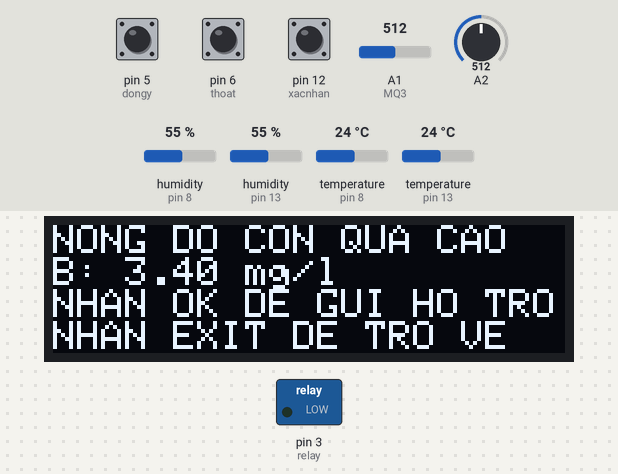
This sketch was run on a simulated Arduino Uno, built with avr-gcc and run on an emulated ATmega328P. Parts: 128×32 one-colour display, switched loads named in the sketch (green lamp = pin HIGH). The test bench sets the inputs (shaded band); at power-on: pin 5 (dongy) HIGH, A1 (MQ3) = 512, pin 6 (thoat) HIGH, pin 12 (xacnhan) HIGH, A2 = 512, humidity (sensors on pin 8, pin 13) 55 %, temperature (sensors on pin 8, pin 13) 24 °C. The display library's start-up logo is not drawn; the modem accepts every AT command (registered, SIM ready, sends succeed) and sends nothing else; what the sketch prints to the serial monitor is not drawn.

Above: at 7.2 s.
7.3 s: pin 5 (dongy) pulled LOW for 0.15 s
At 8.0 s:
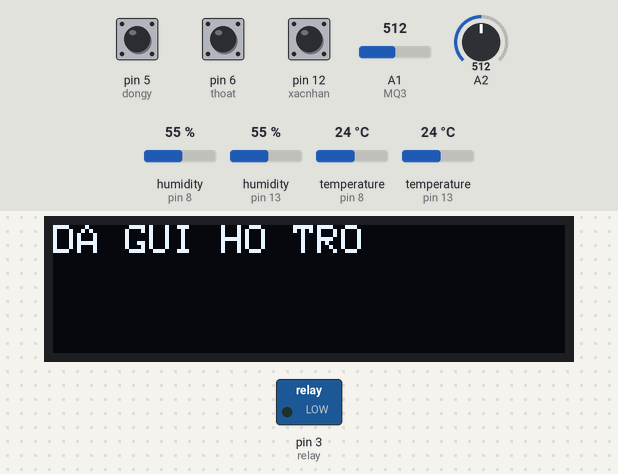
12.2 s: A1 (MQ3) set to 716
At 12.8 s:
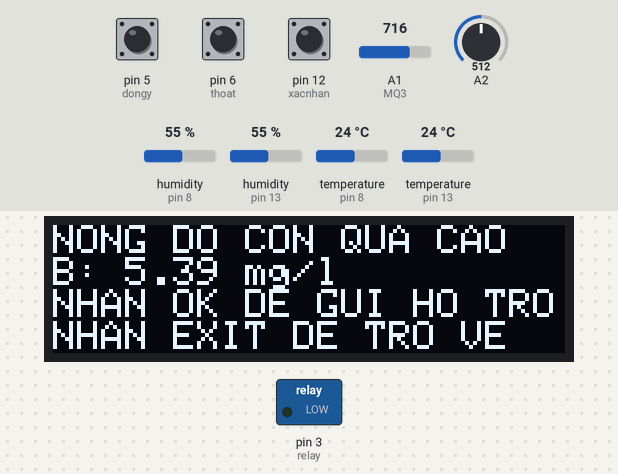
13.7 s: pin 6 (thoat) pulled LOW for 1 s
At 13.89 s:
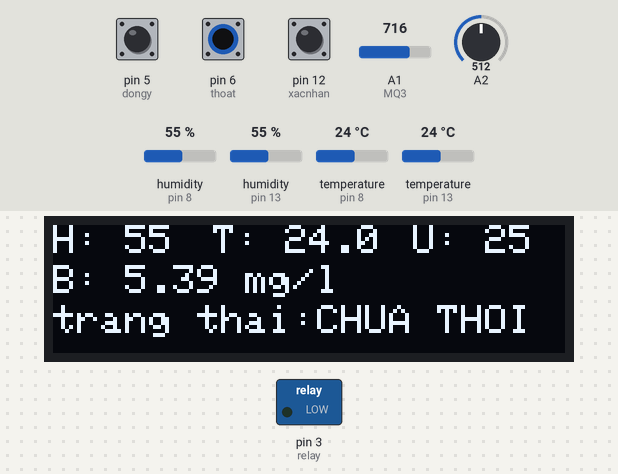
16.2 s: A1 (MQ3) set to 992
At 16.6 s:
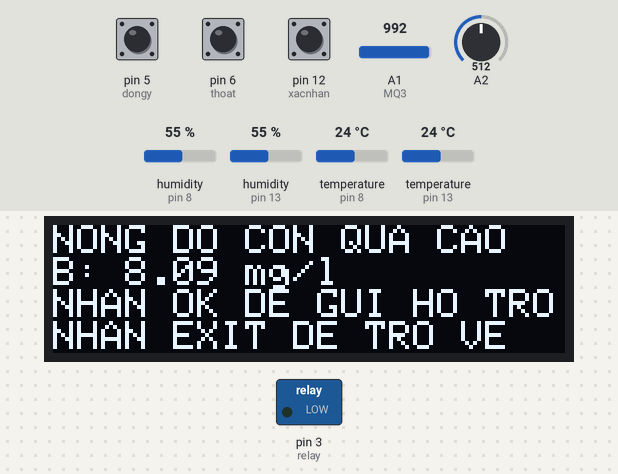
17.7 s: pin 5 (dongy) pulled LOW for 1 s
At 18.6 s:
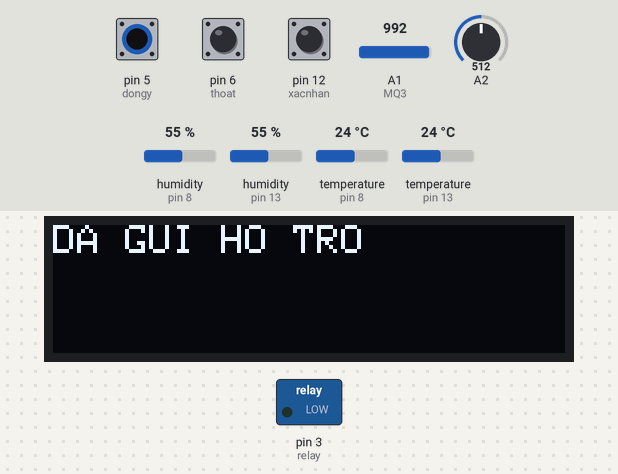
22.7 s: A1 (MQ3) set to 306
At 23.1 s:
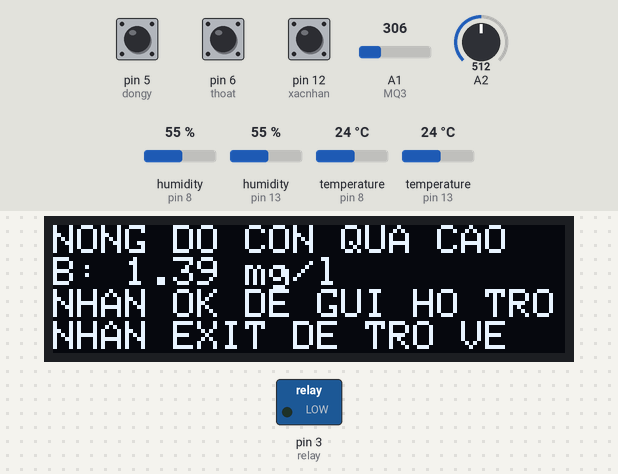
Timing chart, 0 to 25.2 s (numbered marks = the images above; inputs shaded):
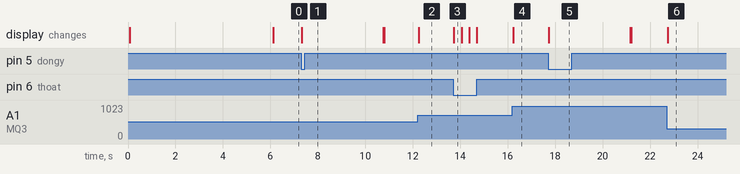

Measured:
- after the input at 7.3 s, the display: changes at once (image 1)
- after the input at 12.2 s, the display: changes at once (image 2)
- after the input at 13.7 s, the display: changes at once (image 3)
- after the input at 16.2 s, the display: changes at once (image 4)
- after the input at 17.7 s, the display: changes at once (image 5)
- after the input at 22.7 s, the display: changes at once (image 6)

The sketch:

MAT_DO_BUI_OLED.ino
```cpp
 //#include <TinyGPSPlus.h>

//TinyGPSPlus gps;

#include <SPI.h>
#include <Wire.h>
#include <Adafruit_GFX.h>
#include <Adafruit_SSD1306.h>
#define PHONE_NUMBER   "+84916700177"
const int SCREEN_WIDTH = 128; // OLED display width, in pixels
const int SCREEN_HEIGHT = 64; // OLED display height, in pixels
const byte OLED_RESET   =  -1; // Reset pin # (or -1 if sharing Arduino reset pin)
//const int SCREEN_ADDRESS 0x3C ///< See datasheet for Address; 0x3D for 128x64, 0x3C for 128x32
Adafruit_SSD1306 display;  // Create

const int xacnhan = 12;
double flat = 0.000000;
double flon = 0.000000;
const byte dongy = 5;
const byte thoat = 6;
const byte relay = 3;
#include "DHT.h"
const int DHTPIN = 13;
#define DHTTYPE DHT11
DHT dht(DHTPIN, DHTTYPE);
#define MCU_SIM_BAUDRATE        115200
const byte DHTPIN1 = 8;
DHT dht1(DHTPIN1, DHT22);
float t = 0.0;
int h1,Sets = 0;
byte k = 0;
const byte MQ3 = A1;
#include <SoftwareSerial.h>
SoftwareSerial simSerial(10, 11); // RX, TX
/*static void smartDelay(unsigned long ms)
{
  unsigned long start = millis();
  do
  {
    while (Serial.available())
      gps.encode(Serial.read());
    flat =  gps.location.lat(), 6;
    flon =  gps.location.lng(), 6;
   // Serial.println("DOC GPS");
    /*Serial.print(flat,6);
      Serial.print(" ---- FLON: ");
      Serial.println(flon,6);

  }
  while (millis() - start < ms);
}*/
void sim_at_wait()
{
  delay(100);
  /*    while (simSerial.available()) {
          Serial.write(simSerial.read());
      }*/
}
bool sim_at_cmd(String cmd) {
  simSerial.println(cmd);
  sim_at_wait();
}
bool sim_at_send(char c) {
  simSerial.write(c);
}
void sent_sms()

{ display.setTextSize(1);
  display.clearDisplay();
  display.setCursor(0, 0);
  display.print(F("DA GUI HO TRO"));
  display.display();
  delay(1000);
  //Serial.println("DANG GUI TIN NHAN");
  sim_at_cmd("AT+CMGF=1");
  String temp = "AT+CMGS=\"";
  temp += (String)PHONE_NUMBER;
  temp += "\"";
  sim_at_cmd(temp);
  sim_at_cmd(F("NGUOI THAN DANG SAY XIN VA CAN GIUP DO! Vi Tri la: http://maps.google.com/maps?q=loc:"));
  sim_at_cmd(String(flat,6) +"," + String(flon,6));
  delay(1000);
  // End charactor for SMS
  sim_at_send(0x1A);
  delay(1000);
}
void setup() {
  Serial.begin(9600);
  Serial.println("ok 1");
  display.begin(SSD1306_SWITCHCAPVCC, 0x3C);

  display.display();
  Serial.println("ok 2");
  display.clearDisplay();
  display.setTextSize(1);      // Normal 1:1 pixel scale
  display.setTextColor(SSD1306_WHITE); // Draw white text
  display.setCursor(0, 0);
  display.println(F("  TRUY CAP IP  "));
  display.println(F("   192.168.4.1   "));
  Serial.println("ok 3");
  display.println(("WIFI: HAS project"));
  display.println(("PASS: 12345678"));
  display.display();
  pinMode(xacnhan, INPUT_PULLUP);
  pinMode(dongy, INPUT_PULLUP);
  pinMode(thoat, INPUT_PULLUP);
  pinMode(relay, OUTPUT);
  digitalWrite(relay, LOW);
  delay(500);
  simSerial.begin(MCU_SIM_BAUDRATE);
  delay(5000);
  /*
   sim_at_cmd("AT");
  // Product infor
  sim_at_cmd("ATI");
  // Check SIM Slot
  sim_at_cmd("AT+CPIN?");
  // Check Signal Quality
  sim_at_cmd("AT+CSQ");
  sim_at_cmd("AT+CIMI");
  //sent_sms();
  */
  //delay(60000);
  dht.begin();
  dht1.begin();
  for (int tm = 0; tm <= 50; tm++) {
    Sets = dht.readHumidity();
    //Serial.println(Set);
    delay(10);
    Sets = Sets +2;
  }

}
String tt = "   CHUA THOI    ";
long timee;
void loop(){
  double sensorVoltage;
  int UV_index;
  String quality = "";
  sensorVoltage = analogRead(A2);
  sensorVoltage = sensorVoltage / 1024 * 5.0;
  UV_index = sensorVoltage / 0.1;
  double sum = analogRead(MQ3) ;
  sum = (sum/1024.0) * 10.0;
  sum = sum - 1.6;
  Serial.println(sum);
  if (sum <= 0 ) sum = 0;

  if (millis() - timee >= 30000) {
    Sets = dht.readHumidity();
    //Serial.println(Sets);
    delay(100);
    timee = millis();
    Sets = Sets +2;
  }
  int h = dht.readHumidity();

  t = dht1.readTemperature();
  h1 = dht1.readHumidity();
  //Serial.println(mdb);
 Serial.print(h);
  Serial.print(" ----- ");
  Serial.println(Sets);
  if (h >= Sets) {
    tt = "    DA THOI     ";
    // Serial.println("DA THOI");
  }
  if (sum >= 0.25) {
    k = 1;
  }
  if (digitalRead(xacnhan) == 1 || sum >= 0.25) {
    digitalWrite(relay, LOW);
  }

  else if (h >= Sets && digitalRead(xacnhan) == 0 && sum < 0.25) {
    digitalWrite(relay, HIGH);
  }
  ///////////////////GPS///////////////////////
  //smartDelay(1000);
  /* Serial.print(flat);
    Serial.print("           ");
    Serial.print(flon);
    Serial.println("           ");
  */

  ////////////////////////////////////////////////////////////////////////

  if (k == 1) {
  display.setTextSize(1);
    display.clearDisplay();
    display.setCursor(0, 0);
    display.print(F("NONG DO CON QUA CAO"));
    display.setCursor(0, 8);
    display.print(F("B: "));
    display.print(sum);
    display.print(F(" mg/l"));
    display.setCursor(0, 16);
    display.print(F("NHAN OK DE GUI HO TRO"));
    display.setCursor(0, 24);
    display.print(F("NHAN EXIT DE TRO VE"));
    //Serial.println(F("NONG DO CON CAO"));
    display.display();
    if (digitalRead(dongy) == 0) {
      Serial.println(F("DONG Y"));
      sent_sms();
      k = 0;
    }
    if (digitalRead(thoat) == 0) {
      Serial.println(("THOAT"));
      k = 0;
    }
  }
  if (k == 0) {
    display.clearDisplay();
    // Display sensor data on the OLED screen
    display.setTextSize(1);
    display.setTextColor(SSD1306_WHITE);
    // Set the cursor positions and print your data
    display.setCursor(0, 0);
    display.print(("H: "));
    display.print(h1);

    display.setCursor(40, 0);
    display.print(("T: "));
    display.print(t,1);

    display.setCursor(90, 0);
    display.print(("U: "));
    display.print(UV_index, 1);
    display.setCursor(0, 10);
    display.print(("B: "));
    display.print(sum);
    display.print((" mg/l"));
    display.setCursor(0, 20);
    display.print(("trang thai: "));
    display.setCursor(48, 20);
    display.print(tt);
    // Update the OLED display
    display.display();
  }


}
```
